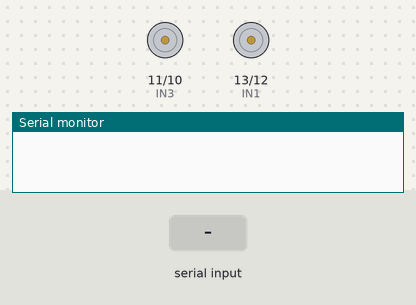
Recording of a sketch running on a simulated Arduino Uno, built with avr-gcc and run on an emulated ATmega328P. On the bench: motor-driver pin pairs drawn as motors (green arrow = first pin HIGH = forward, orange = second pin HIGH = backward, longer = more drive), the last lines printed to the serial monitor. Inputs (shaded band) come from the test bench.

Above: at 1.2 s.
1.3 s: "F" received over Serial
At 2.0 s:
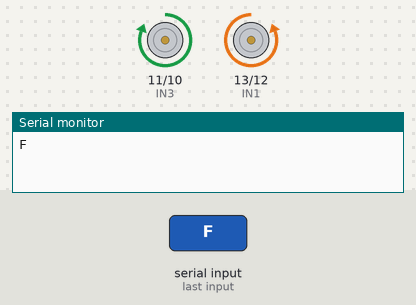
2.8 s: "B" received over Serial
At 3.1 s:
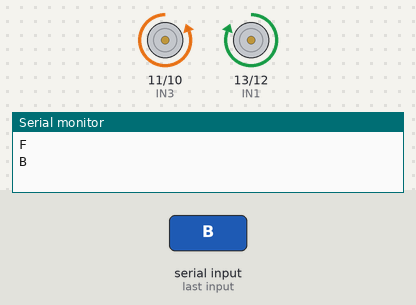
4.3 s: "L" received over Serial
At 5.4 s:
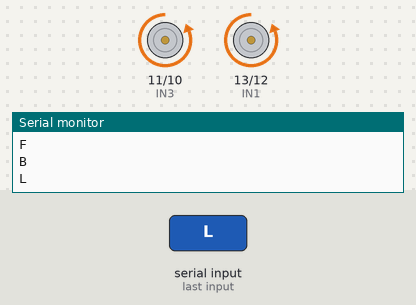
5.8 s: "R" received over Serial
At 6.6 s:
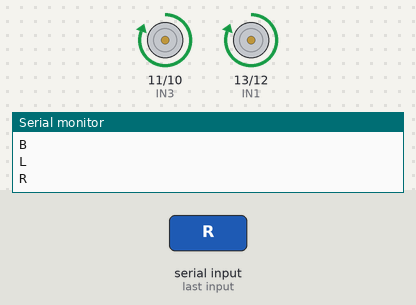
7.3 s: "I" received over Serial
At 7.7 s:
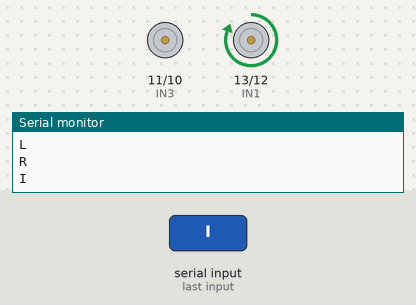
8.8 s: "J" received over Serial
At 10.1 s:
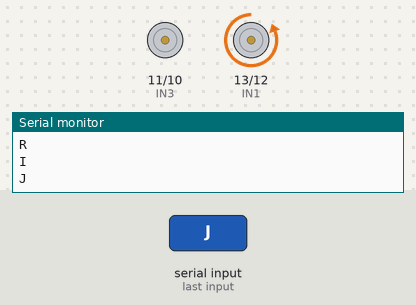
Timing chart, 0 to 11.3 s (numbered marks = the images above; inputs shaded):
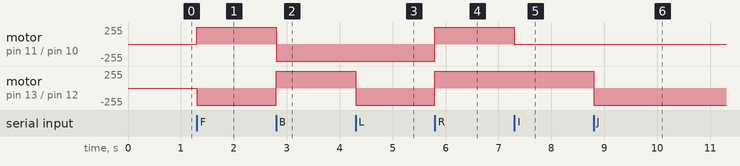

The sketch:

fightingRobot.ino
```cpp
int IN1 = 13;
int IN2 = 12;
int IN3 = 11;
int IN4 = 10;
char val;
void setup()
{
  pinMode(IN1, OUTPUT);
  pinMode(IN2, OUTPUT);
  pinMode(IN3, OUTPUT);
  pinMode(IN4, OUTPUT);
  Serial.begin(9600);
}
void loop()
{
  while (Serial.available() > 0)
  {
    val = Serial.read();
    Serial.println(val);
  }

  if ( val == 'F') // Forward
  {
    digitalWrite(IN1, LOW);
    digitalWrite(IN2, HIGH);
    digitalWrite(IN3, HIGH);
    digitalWrite(IN4, LOW);
  }
  else if (val == 'B') // Backward
  {
    digitalWrite(IN1, HIGH);
    digitalWrite(IN2, LOW);
    digitalWrite(IN3, LOW);
    digitalWrite(IN4, HIGH);
  }

  else if (val == 'L') //Left
  {
    digitalWrite(IN1, LOW);
    digitalWrite(IN2, HIGH);
    digitalWrite(IN3, LOW);
    digitalWrite(IN4, HIGH);
  }
  else if (val == 'R') //Right
  {
    digitalWrite(IN1, HIGH);
    digitalWrite(IN2, LOW);
    digitalWrite(IN3, HIGH);
    digitalWrite(IN4, LOW);
  }

  else if (val == 'S') //Stop
  {
    digitalWrite(IN1, LOW);
    digitalWrite(IN2, LOW);
    digitalWrite(IN3, LOW);
    digitalWrite(IN4, LOW);
  }
  else if (val == 'I') //Forward Right
  {
    digitalWrite(IN1, HIGH);
    digitalWrite(IN2, LOW);
    digitalWrite(IN3, LOW);
    digitalWrite(IN4, LOW);
  }
  else if (val == 'J') //Backward Right
  {
    digitalWrite(IN1, LOW);
    digitalWrite(IN2, HIGH);
    digitalWrite(IN3, LOW);
    digitalWrite(IN4, LOW);
  }
  else if (val == 'G') //Forward Left
  {
    digitalWrite(IN1, LOW);
    digitalWrite(IN2, LOW);
    digitalWrite(IN3, HIGH);
    digitalWrite(IN4, LOW);
  }
  else if (val == 'H') //Backward Left
  {
    digitalWrite(IN1, LOW);
    digitalWrite(IN2, LOW);
    digitalWrite(IN3, LOW);
    digitalWrite(IN4, HIGH);
  }
}

//Nuwan Tech Bro Official 
```

Measured:
- after the input at 1.3 s, motor on pin 11 (IN3) / pin 10 (IN4): stopped → forward 255/255 at once; motor on pin 13 (IN1) / pin 12 (IN2): stopped → backward 255/255 at once
- after the input at 2.8 s, motor on pin 11 (IN3) / pin 10 (IN4): forward 255/255 → backward 255/255 at once; motor on pin 13 (IN1) / pin 12 (IN2): backward 255/255 → forward 255/255 at once
- after the input at 4.3 s, motor on pin 13 (IN1) / pin 12 (IN2): forward 255/255 → backward 255/255 at once
- after the input at 5.8 s, motor on pin 11 (IN3) / pin 10 (IN4), motor on pin 13 (IN1) / pin 12 (IN2): backward 255/255 → forward 255/255 at once
- after the input at 7.3 s, motor on pin 11 (IN3) / pin 10 (IN4): forward 255/255 → stopped at once
- after the input at 8.8 s, motor on pin 13 (IN1) / pin 12 (IN2): forward 255/255 → backward 255/255 at once
